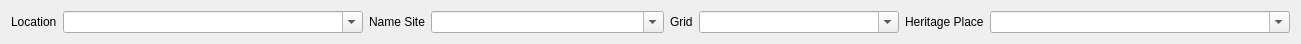
  <widget class="QWidget" name="layoutWidget">
   <property name="geometry">
    <rect>
     <x>14</x>
     <y>111</y>
     <width>1301</width>
     <height>24</height>
    </rect>
   </property>
   <layout class="QGridLayout" name="gridLayout_20">
    <item row="0" column="5">
     <widget class="QComboBox" name="comboBox_grid">
      <property name="minimumSize">
       <size>
        <width>200</width>
        <height>0</height>
       </size>
      </property>
      <property name="editable">
       <bool>true</bool>
      </property>
      <item>
       <property name="text">
        <string/>
       </property>
      </item>
      <item>
       <property name="text">
        <string>E35N33-11</string>
       </property>
      </item>
      <item>
       <property name="text">
        <string>E35N33-12</string>
       </property>
      </item>
      <item>
       <property name="text">
        <string>E35N33-13</string>
       </property>
      </item>
      <item>
       <property name="text">
        <string>E35N33-14</string>
       </property>
      </item>
      <item>
       <property name="text">
        <string>E35N33-21</string>
       </property>
      </item>
      <item>
       <property name="text">
        <string>E35N33-23</string>
       </property>
      </item>
      <item>
       <property name="text">
        <string>E35N33-24</string>
       </property>
      </item>
      <item>
       <property name="text">
        <string>E35N33-31</string>
       </property>
      </item>
      <item>
       <property name="text">
        <string>E35N33-32</string>
       </property>
      </item>
      <item>
       <property name="text">
        <string>E35N33-33</string>
       </property>
      </item>
      <item>
       <property name="text">
        <string>E35N33-34</string>
       </property>
      </item>
      <item>
       <property name="text">
        <string>E35N33-41</string>
       </property>
      </item>
      <item>
       <property name="text">
        <string>E35N33-42</string>
       </property>
      </item>
      <item>
       <property name="text">
        <string>E35N33-43</string>
       </property>
      </item>
      <item>
       <property name="text">
        <string>E35N33-44</string>
       </property>
      </item>
      <item>
       <property name="text">
        <string>E35N34-11</string>
       </property>
      </item>
      <item>
       <property name="text">
        <string>E35N34-12</string>
       </property>
      </item>
      <item>
       <property name="text">
        <string>E35N34-13</string>
       </property>
      </item>
      <item>
       <property name="text">
        <string>E35N34-14</string>
       </property>
      </item>
      <item>
       <property name="text">
        <string>E35N34-21</string>
       </property>
      </item>
      <item>
       <property name="text">
        <string>E35N34-22</string>
       </property>
      </item>
      <item>
       <property name="text">
        <string>E35N34-23</string>
       </property>
      </item>
      <item>
       <property name="text">
        <string>E35N34-24</string>
       </property>
      </item>
      <item>
       <property name="text">
        <string>E35N34-31</string>
       </property>
      </item>
      <item>
       <property name="text">
        <string>E35N34-32</string>
       </property>
      </item>
      <item>
       <property name="text">
        <string>E35N34-41</string>
       </property>
      </item>
      <item>
       <property name="text">
        <string>E35N34-42</string>
       </property>
      </item>
      <item>
       <property name="text">
        <string>E36N33-31</string>
       </property>
      </item>
      <item>
       <property name="text">
        <string>E36N33-33</string>
       </property>
      </item>
      <item>
       <property name="text">
        <string>E36N33-34</string>
       </property>
      </item>
      <item>
       <property name="text">
        <string>E36N34-11</string>
       </property>
      </item>
      <item>
       <property name="text">
        <string>E36N34-12</string>
       </property>
      </item>
      <item>
       <property name="text">
        <string>E36N34-13</string>
       </property>
      </item>
      <item>
       <property name="text">
        <string>E36N34-14</string>
       </property>
      </item>
      <item>
       <property name="text">
        <string>E36N34-21</string>
       </property>
      </item>
      <item>
       <property name="text">
        <string>E36N34-23</string>
       </property>
      </item>
      <item>
       <property name="text">
        <string>E36N34-31</string>
       </property>
      </item>
      <item>
       <property name="text">
        <string>E36N34-32</string>
       </property>
      </item>
     </widget>
    </item>
    <item row="0" column="6">
     <widget class="QLabel" name="label_66">
      <property name="text">
       <string>Heritage Place</string>
      </property>
     </widget>
    </item>
    <item row="0" column="1">
     <widget class="QComboBox" name="comboBox_location">
      <property name="enabled">
       <bool>true</bool>
      </property>
      <property name="sizePolicy">
       <sizepolicy hsizetype="Expanding" vsizetype="Fixed">
        <horstretch>0</horstretch>
        <verstretch>0</verstretch>
       </sizepolicy>
      </property>
      <property name="minimumSize">
       <size>
        <width>300</width>
        <height>0</height>
       </size>
      </property>
      <property name="maximumSize">
       <size>
        <width>16777215</width>
        <height>30</height>
       </size>
      </property>
      <property name="font">
       <font>
        <pointsize>8</pointsize>
        <weight>50</weight>
        <bold>false</bold>
       </font>
      </property>
      <property name="mouseTracking">
       <bool>true</bool>
      </property>
      <property name="whatsThis">
       <string>&lt;html&gt;&lt;head/&gt;&lt;body&gt;&lt;p&gt;&lt;a href=&quot;https://www.youtube.com/watch?v=l1nVPHf_1wI&amp;t=50s&quot;&gt;&lt;span style=&quot; text-decoration: underline; color:#0000ff;&quot;&gt;Doc&lt;/span&gt;&lt;/a&gt;&lt;/p&gt;&lt;/body&gt;&lt;/html&gt;</string>
      </property>
      <property name="editable">
       <bool>true</bool>
      </property>
      <property name="currentText">
       <string/>
      </property>
      <property name="maxVisibleItems">
       <number>99999</number>
      </property>
      <property name="maxCount">
       <number>2147483647</number>
      </property>
     </widget>
    </item>
    <item row="0" column="2">
     <widget class="QLabel" name="label_6">
      <property name="sizePolicy">
       <sizepolicy hsizetype="Expanding" vsizetype="Preferred">
        <horstretch>0</horstretch>
        <verstretch>0</verstretch>
       </sizepolicy>
      </property>
      <property name="text">
       <string>Name Site</string>
      </property>
     </widget>
    </item>
    <item row="0" column="3">
     <widget class="QComboBox" name="comboBox_name_site">
      <property name="enabled">
       <bool>true</bool>
      </property>
      <property name="sizePolicy">
       <sizepolicy hsizetype="Expanding" vsizetype="Fixed">
        <horstretch>1</horstretch>
        <verstretch>0</verstretch>
       </sizepolicy>
      </property>
      <property name="minimumSize">
       <size>
        <width>200</width>
        <height>0</height>
       </size>
      </property>
      <property name="maximumSize">
       <size>
        <width>16777215</width>
        <height>30</height>
       </size>
      </property>
      <property name="font">
       <font>
        <pointsize>8</pointsize>
        <weight>50</weight>
        <bold>false</bold>
       </font>
      </property>
      <property name="mouseTracking">
       <bool>true</bool>
      </property>
      <property name="whatsThis">
       <string>&lt;html&gt;&lt;head/&gt;&lt;body&gt;&lt;p&gt;&lt;a href=&quot;https://www.youtube.com/watch?v=l1nVPHf_1wI&amp;t=50s&quot;&gt;&lt;span style=&quot; text-decoration: underline; color:#0000ff;&quot;&gt;Doc&lt;/span&gt;&lt;/a&gt;&lt;/p&gt;&lt;/body&gt;&lt;/html&gt;</string>
      </property>
      <property name="editable">
       <bool>true</bool>
      </property>
      <property name="currentText">
       <string/>
      </property>
      <property name="maxVisibleItems">
       <number>99999</number>
      </property>
      <property name="maxCount">
       <number>2147483647</number>
      </property>
     </widget>
    </item>
    <item row="0" column="0">
     <widget class="QLabel" name="label">
      <property name="sizePolicy">
       <sizepolicy hsizetype="Expanding" vsizetype="Preferred">
        <horstretch>0</horstretch>
        <verstretch>0</verstretch>
       </sizepolicy>
      </property>
      <property name="maximumSize">
       <size>
        <width>53</width>
        <height>16777215</height>
       </size>
      </property>
      <property name="text">
       <string>Location</string>
      </property>
     </widget>
    </item>
    <item row="0" column="7">
     <widget class="QComboBox" name="comboBox_heritageplace">
      <property name="minimumSize">
       <size>
        <width>300</width>
        <height>0</height>
       </size>
      </property>
      <property name="editable">
       <bool>true</bool>
      </property>
      <item>
       <property name="text">
        <string/>
       </property>
      </item>
      <item>
       <property name="text">
        <string>Landscape/Seascape</string>
       </property>
      </item>
      <item>
       <property name="text">
        <string>Archaeological Site</string>
       </property>
      </item>
      <item>
       <property name="text">
        <string>Urban Heritage</string>
       </property>
      </item>
      <item>
       <property name="text">
        <string>Structural Heritage</string>
       </property>
      </item>
      <item>
       <property name="text">
        <string>Archaeological Feature/Component</string>
       </property>
      </item>
     </widget>
    </item>
    <item row="0" column="4">
     <widget class="QLabel" name="label_2">
      <property name="text">
       <string>Grid</string>
      </property>
     </widget>
    </item>
   </layout>
  </widget>
